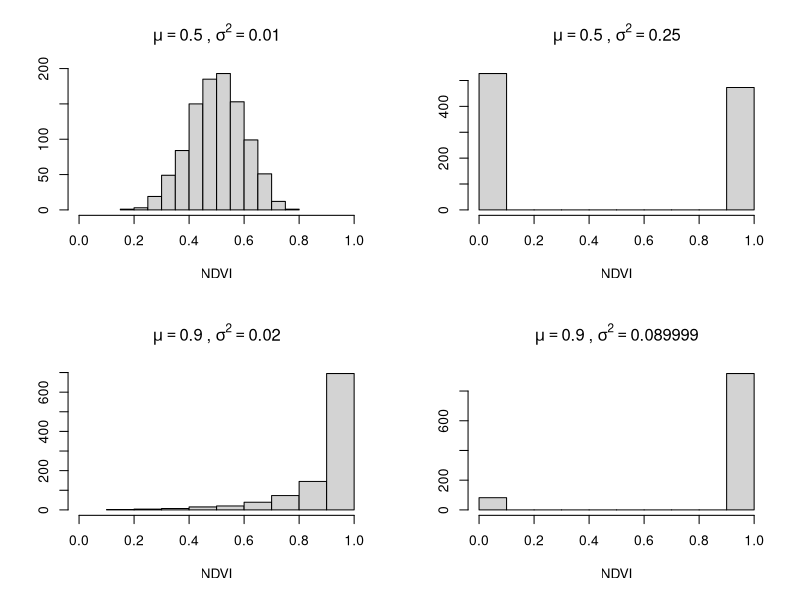
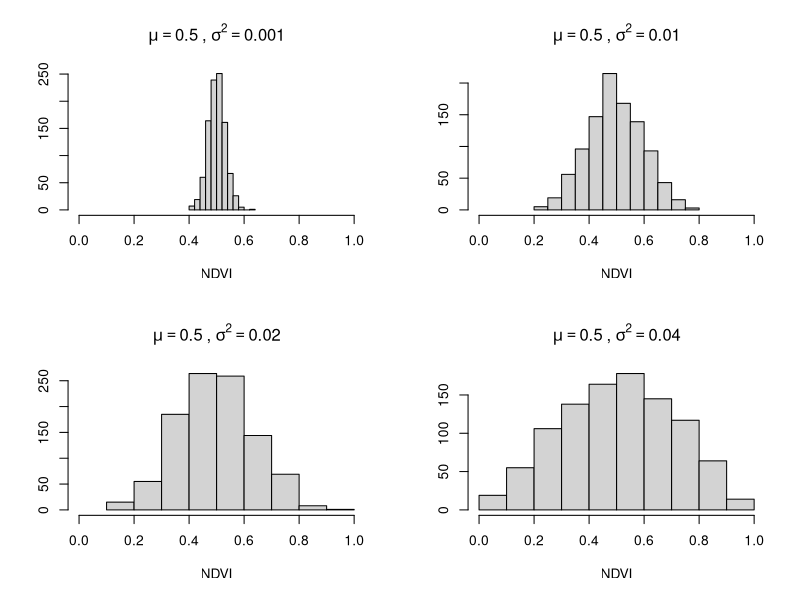
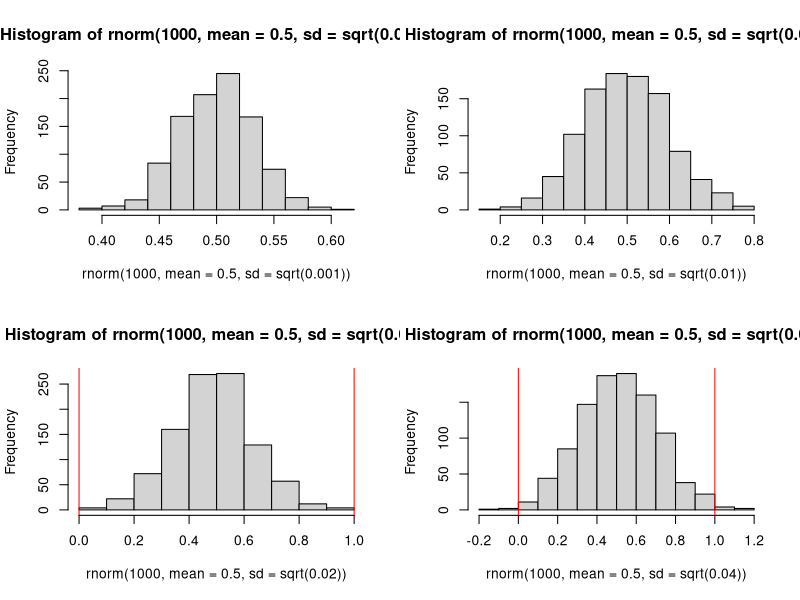

Here is the R script that generated these plots, in order:
rbeta2 <- function(mu, s2) {
  alpha <- ((1 - mu) / s2 - 1/mu) * mu^2
  beta <- alpha * (1/mu - 1)
  
  cat('alpha =', alpha, ', beta =', beta)
  x <- rbeta(1e3, alpha, beta)
  
  hist(x, main = bquote(mu == .(mu)~','~sigma^2 == .(s2)),
       ylab = '', xlab = 'NDVI', xlim = c(0, 1))
}

layout(matrix(1:4, ncol = 2, byrow = TRUE))

# the max value of the variance depends on the mean
rbeta2(mu = 0.5, s2 = 0.01)
rbeta2(mu = 0.5, s2 = 0.25) # scale is 0.25 / (0.5 * 0.5) = 1
rbeta2(mu = 0.9, s2 = 0.02)
rbeta2(mu = 0.9, s2 = 0.089999) # scale is 0.089999 / (0.9 * 0.1) ~= 1

# s2 = 0.01 is approximately the upper limit for reasonable distributions
rbeta2(mu = 0.5, s2 = 0.001)
rbeta2(mu = 0.5, s2 = 0.01)
rbeta2(mu = 0.5, s2 = 0.02)
rbeta2(mu = 0.5, s2 = 0.04)

# s2 > 0.02 easily gives gaussian samples with values < 0 or > 1
hist(rnorm(1e3, mean = 0.5, sd = sqrt(0.001))); abline(v = 0:1, col = 'red')
hist(rnorm(1e3, mean = 0.5, sd = sqrt(0.01))); abline(v = 0:1, col = 'red')
hist(rnorm(1e3, mean = 0.5, sd = sqrt(0.02))); abline(v = 0:1, col = 'red')
hist(rnorm(1e3, mean = 0.5, sd = sqrt(0.04))); abline(v = 0:1, col = 'red')
